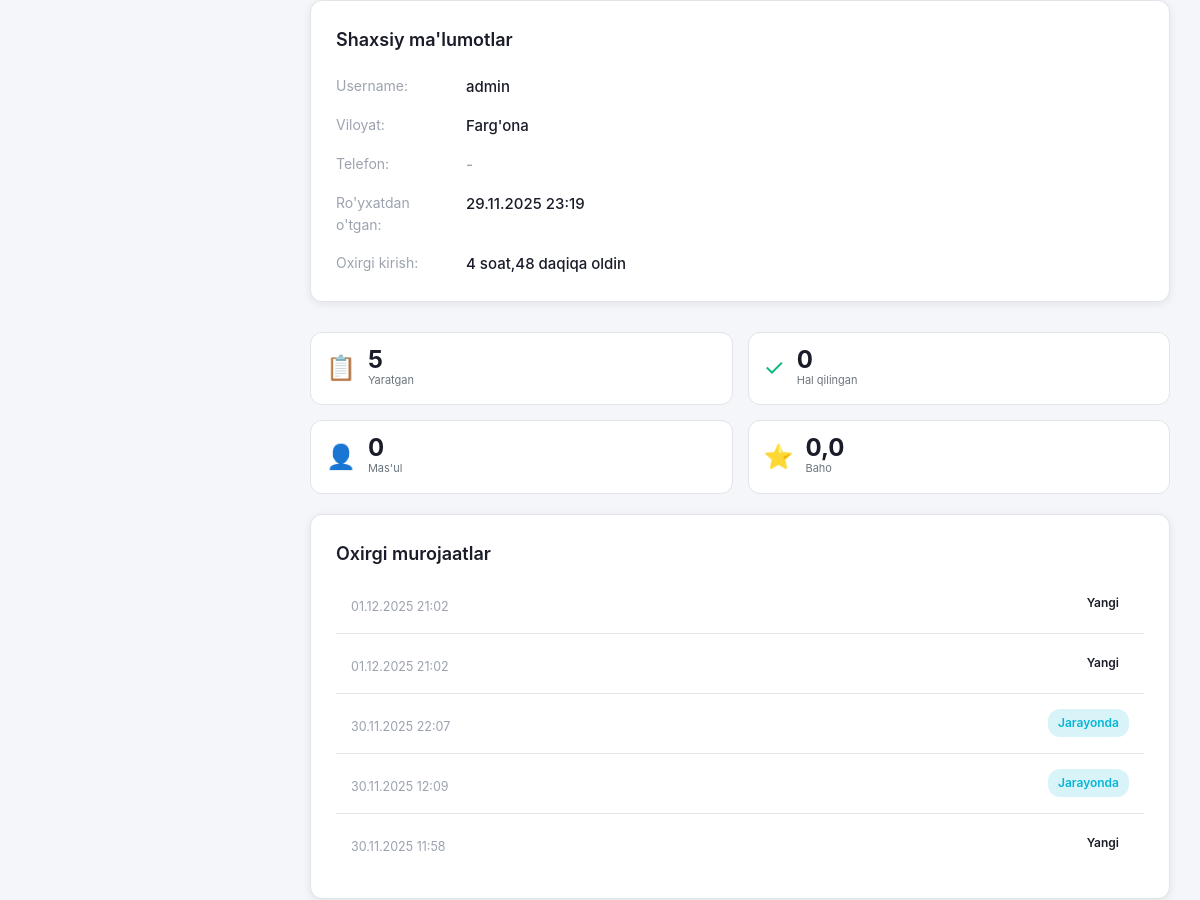
/tickets/superadmin/users/1/ (signed in, middle part), run on an earlier commit of the app's database.
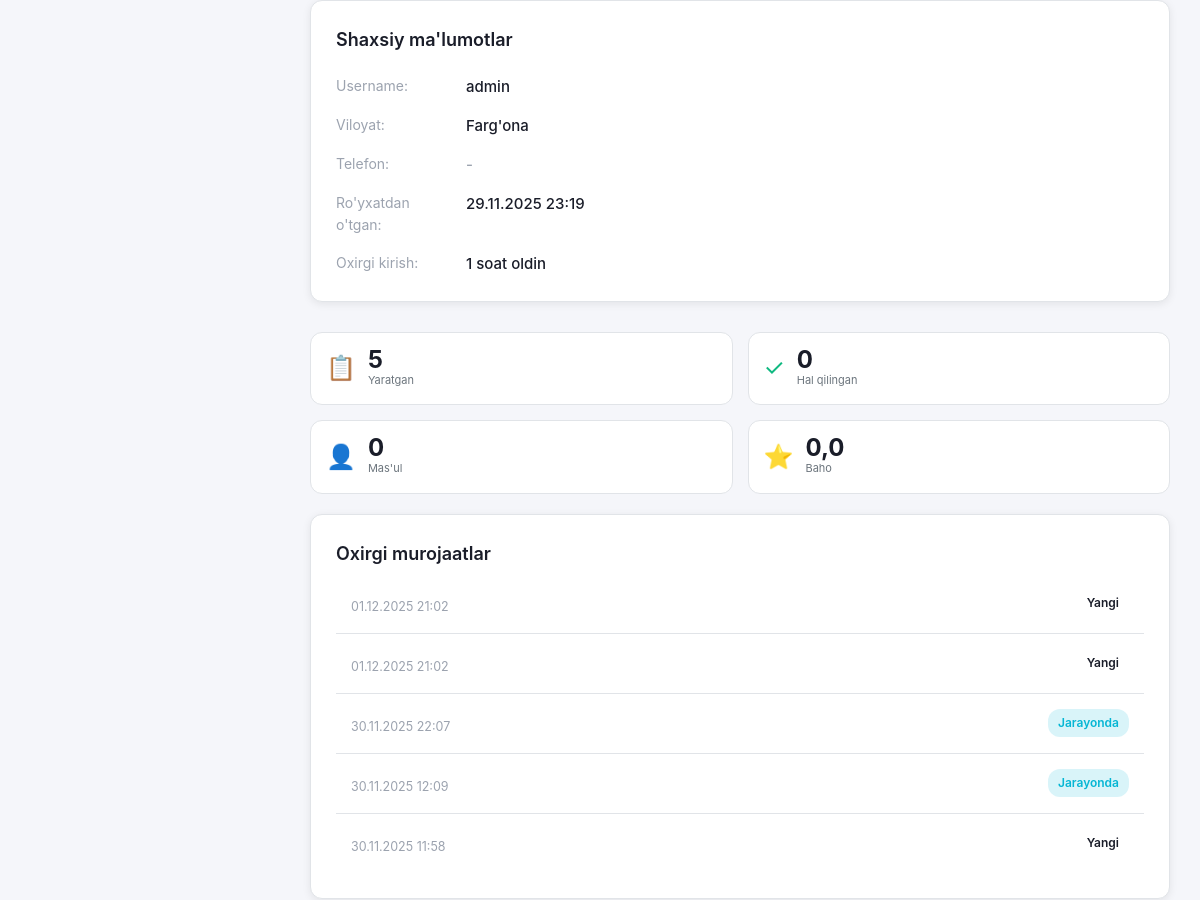
And on a later commit of the database.
### accounts/models.py (models this page shows, shortened)
class User(AbstractUser):
    ROLE_CHOICES = [
        ('user', _('Oddiy foydalanuvchi')),
        ('technician', _('Texnik xodim')),
        ('admin', _('Admin')),
        ('superadmin', _('Bosh admin')),
    ]
    LANGUAGE_CHOICES = [
        ('uz', _("O'zbekcha (Lotin)")),
        ('uz-cy', _("Ўзбекча (Кирилл)")),
        ('ru', _('Русский')),
    ]
    last_name = models.CharField(max_length=150, verbose_name=_("Familiya"))
    first_name = models.CharField(max_length=150, verbose_name=_("Ism"))
    middle_name = models.CharField(max_length=150, blank=True, verbose_name=_("Sharif"))
    region = models.ForeignKey(
        Region,
        on_delete=models.SET_NULL,
        null=True,
        blank=True,
        verbose_name=_("Viloyat")
    )
    department = models.ForeignKey(
        Department,
        on_delete=models.SET_NULL,
        null=True,
        blank=True,
        verbose_name=_("Hududiy bo'lim")
    )
    position = models.CharField(max_length=200, blank=True, verbose_name=_("Lavozim"))
    phone = models.CharField(max_length=20, blank=True, verbose_name=_("Telefon"))
    role = models.CharField(
        max_length=20,
        choices=ROLE_CHOICES,
        default='user',
        verbose_name=_("Rol")
    )
    language = models.CharField(
        max_length=10,
        choices=LANGUAGE_CHOICES,
        default='uz',
        verbose_name=_("Til")
    )
    avatar = models.ImageField(
        upload_to='avatars/',
        blank=True,
        null=True,
        verbose_name=_("Avatar")
    )
    is_active = models.BooleanField(default=True, verbose_name=_("Aktiv"))
    created_at = models.DateTimeField(auto_now_add=True, verbose_name=_("Yaratilgan"))
    updated_at = models.DateTimeField(auto_now=True, verbose_name=_("O'zgartirilgan"))
    class Meta:
        verbose_name = _("Foydalanuvchi")
        verbose_name_plural = _("Foydalanuvchilar")
        ordering = ['-created_at']
    def get_full_name(self):
        parts = [self.last_name, self.first_name]
        if self.middle_name:
            parts.append(self.middle_name)
        return ' '.join(parts)
    def is_admin(self):
        return self.role in ['admin', 'superadmin']
    def is_superadmin(self):
        return self.role == 'superadmin'

class Region(models.Model):
    name = models.CharField(max_length=100, verbose_name=_("Viloyat nomi"))
    code = models.CharField(max_length=10, unique=True, verbose_name=_("Kod"))
    is_active = models.BooleanField(default=True, verbose_name=_("Faol"))
    class Meta:
        verbose_name = _("Viloyat")
        verbose_name_plural = _("Viloyatlar")
        ordering = ['name']

### tickets/views_superadmin.py (the view)
    def wrapper(request, *args, **kwargs):
        if not request.user.is_superadmin():
            messages.error(request, _('Sizda bu sahifaga kirish huquqi yo\'q. Faqat bosh adminlar kirishi mumkin.'))
            return redirect('tickets:dashboard')
        return view_func(request, *args, **kwargs)

### tickets/views_superadmin.py (called while the page is built)
def require_superadmin(view_func):
    def wrapper(request, *args, **kwargs):
        if not request.user.is_superadmin():
            messages.error(request, _('Sizda bu sahifaga kirish huquqi yo\'q. Faqat bosh adminlar kirishi mumkin.'))
            return redirect('tickets:dashboard')
        return view_func(request, *args, **kwargs)
    return wrapper

### templates/tickets/superadmin/user_detail.html (shortened to what the changed rows need)
{% extends 'base.html' %}
{% load i18n %}
{% load static %}
{% block content %}
<div class="grid-layout">
    <div class="left-column">
        <div class="card">
            <div class="info-list">
                <div class="info-item">
                    <span class="info-label">{% trans "Username" %}:</span>
                    <span class="info-value">{{ user_obj.username }}</span>
                </div>
                <div class="info-item">
                    <span class="info-label">{% trans "Viloyat" %}:</span>
                    <span class="info-value">
                        {% if user_obj.region %}
                            {{ user_obj.region.name }}
                        {% else %}
                            <span class="text-muted">-</span>
                        {% endif %}
                    </span>
                </div>
                <div class="info-item">
                    <span class="info-label">{% trans "Ro'yxatdan o'tgan" %}:</span>
                    <span class="info-value">{{ user_obj.date_joined|date:"d.m.Y H:i" }}</span>
                </div>
                <div class="info-item">
                    <span class="info-label">{% trans "Oxirgi kirish" %}:</span>
                    <span class="info-value">
                        {% if user_obj.last_login %}
                            {{ user_obj.last_login|timesince }} {% trans "oldin" %}
                        {% else %}
                            <span class="text-muted">{% trans "Hech qachon" %}</span>
                        {% endif %}
                    </span>
                </div>
            </div>
        </div>
    </div>
</div>
{% endblock %}

What changed in the data, as far as the page shows it:
changed User "admin": last_login "4 soat,48 daqiqa" → "1 soat"
